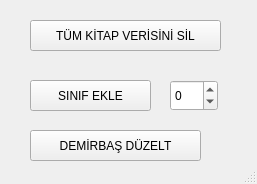
<?xml version="1.0" encoding="UTF-8"?>
<ui version="4.0">
 <class>tools</class>
 <widget class="QDialog" name="tools">
  <property name="geometry">
   <rect>
    <x>0</x>
    <y>0</y>
    <width>257</width>
    <height>184</height>
   </rect>
  </property>
  <property name="sizePolicy">
   <sizepolicy hsizetype="Fixed" vsizetype="Fixed">
    <horstretch>0</horstretch>
    <verstretch>0</verstretch>
   </sizepolicy>
  </property>
  <property name="windowTitle">
   <string>Araçlar</string>
  </property>
  <property name="windowIcon">
   <iconset resource="hilohane.qrc">
    <normaloff>:/assets/icons/cat.png</normaloff>:/assets/icons/cat.png</iconset>
  </property>
  <property name="sizeGripEnabled">
   <bool>true</bool>
  </property>
  <property name="modal">
   <bool>true</bool>
  </property>
  <widget class="QToolButton" name="deleteAllBookDataBtn">
   <property name="geometry">
    <rect>
     <x>30</x>
     <y>20</y>
     <width>191</width>
     <height>31</height>
    </rect>
   </property>
   <property name="text">
    <string>TÜM KİTAP VERİSİNİ SİL</string>
   </property>
   <property name="icon">
    <iconset resource="hilohane.qrc">
     <normaloff>:/assets/icons/delete.png</normaloff>:/assets/icons/delete.png</iconset>
   </property>
   <property name="toolButtonStyle">
    <enum>Qt::ToolButtonTextBesideIcon</enum>
   </property>
  </widget>
  <widget class="QSpinBox" name="incrementNumSpbx">
   <property name="geometry">
    <rect>
     <x>170</x>
     <y>80</y>
     <width>48</width>
     <height>31</height>
    </rect>
   </property>
   <property name="minimum">
    <number>-100</number>
   </property>
   <property name="maximum">
    <number>100</number>
   </property>
  </widget>
  <widget class="QToolButton" name="increaseClassNumberBtn">
   <property name="geometry">
    <rect>
     <x>30</x>
     <y>80</y>
     <width>121</width>
     <height>31</height>
    </rect>
   </property>
   <property name="text">
    <string>SINIF EKLE</string>
   </property>
   <property name="icon">
    <iconset resource="hilohane.qrc">
     <normaloff>:/assets/icons/ok.png</normaloff>:/assets/icons/ok.png</iconset>
   </property>
   <property name="toolButtonStyle">
    <enum>Qt::ToolButtonTextBesideIcon</enum>
   </property>
  </widget>
  <widget class="QToolButton" name="fixFixtureBtn">
   <property name="geometry">
    <rect>
     <x>30</x>
     <y>130</y>
     <width>171</width>
     <height>31</height>
    </rect>
   </property>
   <property name="text">
    <string>DEMİRBAŞ DÜZELT</string>
   </property>
   <property name="icon">
    <iconset resource="hilohane.qrc">
     <normaloff>:/assets/icons/ok.png</normaloff>:/assets/icons/ok.png</iconset>
   </property>
   <property name="toolButtonStyle">
    <enum>Qt::ToolButtonTextBesideIcon</enum>
   </property>
  </widget>
 </widget>
 <resources>
  <include location="hilohane.qrc"/>
 </resources>
 <connections/>
</ui>
